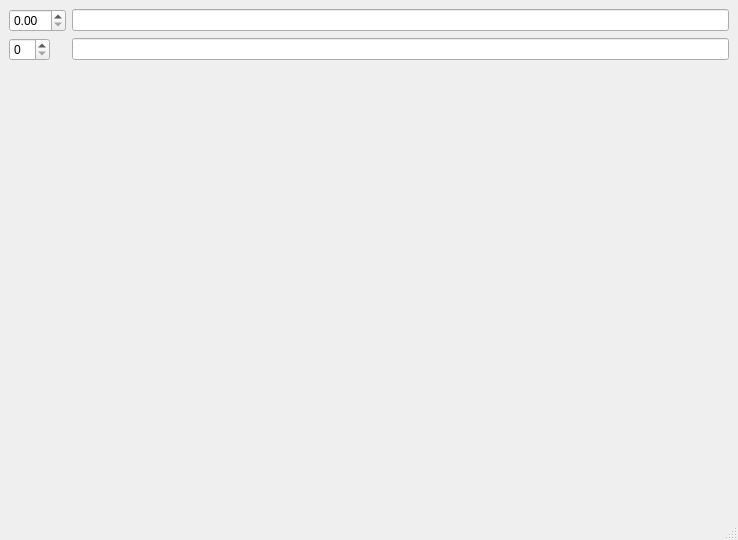
<?xml version="1.0" encoding="UTF-8"?>
<ui version="4.0">
 <class>MainWindow</class>
 <widget class="QMainWindow" name="MainWindow">
  <property name="geometry">
   <rect>
    <x>0</x>
    <y>0</y>
    <width>738</width>
    <height>540</height>
   </rect>
  </property>
  <property name="windowTitle">
   <string>MainWindow</string>
  </property>
  <widget class="QWidget" name="centralwidget">
   <layout class="QGridLayout" name="gridLayout">
    <item row="1" column="0">
     <layout class="QFormLayout" name="formLayout">
      <item row="2" column="0">
       <widget class="QDoubleSpinBox" name="doubleSpinBox"/>
      </item>
      <item row="2" column="1">
       <widget class="QLineEdit" name="lineEdit_2"/>
      </item>
      <item row="3" column="0">
       <widget class="QSpinBox" name="spinBox"/>
      </item>
      <item row="3" column="1">
       <widget class="QLineEdit" name="lineEdit"/>
      </item>
     </layout>
    </item>
   </layout>
  </widget>
  <widget class="QMenuBar" name="menubar">
   <property name="geometry">
    <rect>
     <x>0</x>
     <y>0</y>
     <width>738</width>
     <height>33</height>
    </rect>
   </property>
  </widget>
  <widget class="QStatusBar" name="statusbar"/>
 </widget>
 <resources/>
 <connections/>
</ui>
